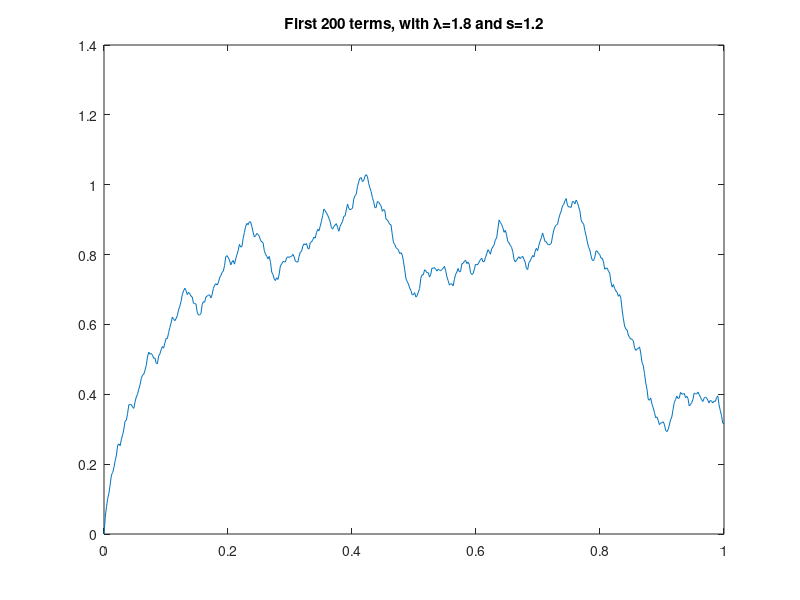

This chart was generated by the following MATLAB code:
%Weierstrass function
%Kieran Hobden
%19-Jun-'20

%% Plot the original Weierstrass function

tic
%Define constants
lambda = 1.8;
s = 1.2;
kmax = 200;
N = 500;

%Evaluate function
x = linspace(0,1,N);
summand = zeros(kmax,N);
for k = 1:kmax
    summand(k,:) = lambda^((s-2)*k)*sin((lambda^k)*x);
end
WMF = sum(summand);

%Plot WM function
figure('Name','Weierstrass Function','NumberTitle','off');
plot(x,WMF);
mytitleText = ['First ', num2str(kmax), ' terms, with \lambda=', ...
    num2str(lambda), ' and s=', num2str(s)];
title(mytitleText);
toc